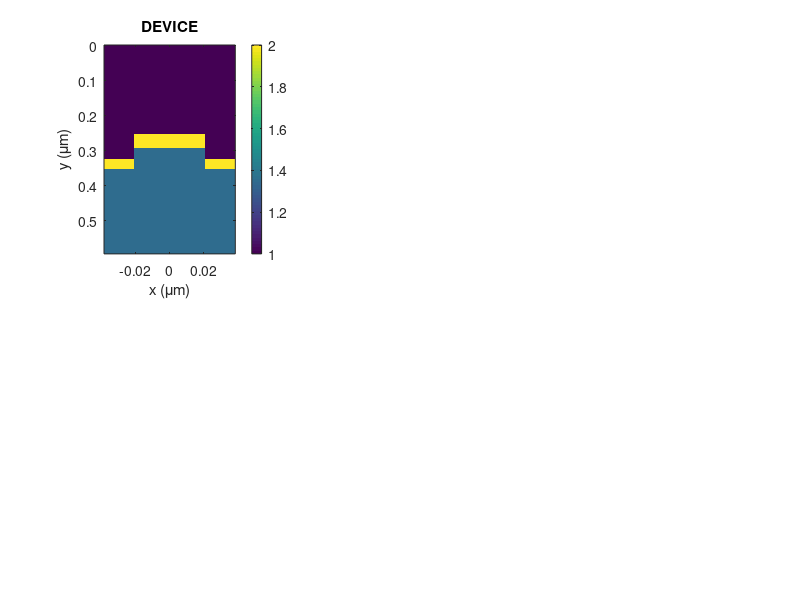

The MATLAB source for this figure: (Note: this script raises an error after producing the figure.)
% demo_polarizer
%
% This MATLAB code demonstrates the finite-difference frequency-domain
% method by modeling transmission and reflectance from a broadband 
% wire grid polarizer.
%
% See Phot. Technol. Lett., Vol. 22, No. 9, pp. 697-699, 2008
%
% Raymond C. Rumpf, Ph.D.
% Associate Professor of Electrical and Computer Engineering
% University of Texas at El Paso
% EL Paso, TX 79968
%
% Example code written for short course on
% "Introduction to Optical Simulation Using the Finite-Difference
% Frequency-Domain Method."

% INITIALIZE MATLAB
close all; clc;
clear all;

% UNITS
micrometers = 1;
nanometers  = micrometers / 1000;
radians     = 1;
degrees     = pi/180;

% INITIALIZE FIGURE WINDOW
ss = get(0,'ScreenSize');
figure('Position',[1 0.056*ss(4) ss(3) 0.87*ss(4)]);

%% DEFINE SIMULATION PARAMETERS

% SOURCE
LAMBDA = [0.3:0.05:10] * micrometers;     %wavelength range to simulate
theta  = 0 * degrees;                   %angle of incidence

% BROADBAND WIRE GRID POLARIZER
L  = 80 * nanometers;                   %polarizer grating period
h  = 60 * nanometers;                   %polarizer grating height
t1 = 40 * nanometers;                   %top metal layer thickness
t2 = 30 * nanometers;                   %bottom metal layer thickness
f  = 0.5;                               %grating duty cycle

n1 = 1.00;                              %refractive index of superstrate
n2 = 1.35;                              %refractive index of substrate
nm = 2 - 1i*20;                          %refractive index of metal

% GRID
nmax    = max(real([n1 n2 nm]));        %maximum refractive index
NRES    = 20;                           %grid resolution parameter
NPML    = 20;                           %size of perfectly matched layer
buf_ylo = 0.1 * micrometers;            %space between polarizer and PML
buf_yhi = 0.1 * micrometers;            %space between polarizer and PML

%% COMPUTE OPTIMIZED GRID

% INITIAL GRID RESOLUTION
dx = min(LAMBDA) /nmax/NRES;            %must resolve smallest wavelength
dy = dx;

% SNAP GRID TO CRITICAL DIMENSIONS
nx = ceil(L/dx);        dx = L/nx;      %snap x-grid to GMR period
ny = ceil(h/dy);        dy = h/ny;      %snap y-grid to GMR thickness

% GRID SIZE
Sx = L;                                 %physical size along x
Sy = buf_ylo + h + t1 + buf_yhi;        %physical size along y
Nx = round(Sx/dx);                      %grid size along x
Ny = round(Sy/dy) + 2*NPML;             %grid size along y

% ENSURE Nx IS ODD
Nx = 2*round(Nx/2) + 1;
dx = Sx/Nx;

% 2X GRID PARAMETERS
Nx2 = 2*Nx;                             %grid size is twice
Ny2 = 2*Ny;     

dx2 = dx/2;                             %grid spacing is halved
dy2 = dy/2;

% GRID AXES
xa  = [0:Nx-1]*dx;      xa  = xa - mean(xa);
ya  = [0:Ny-1]*dy;
xa2 = [0:Nx2-1]*dx2;    xa2 = xa2 - mean(xa2);
ya2 = [0:Ny2-1]*dy2;

% REPORT GRID SIZE
disp(['Grid size is:  Nx = ' num2str(Nx)]);
disp(['               Ny = ' num2str(Ny)]);

% CLEAR TEMPORARY VARIABLES
clear dx1 dy1 nx ny;

%% BUILD DEVICE ON 2X GRID

% COMPUTE STRUCTURE INDICES
nx1 = round((Nx2-f*L/dx2)/2);           %position of left of high index
nx2 = round((Nx2+f*L/dx2)/2);           %position of right of high index

ny1  = 2*NPML + round(buf_ylo/dy2);     %top of top metal layer
ny1  = 2*round(ny1/2) + 1;              %make position index odd
ny2  = ny1 + round(t1/dy2) - 1;         %bottom of top metal layer
ny3  = ny2 + 1;                         %top of grating
ny4  = ny3 + round(h/dy2) - 1;          %bottom of grating
ny3b = ny4 - round(t2/dy2) + 1;         %top of bottom metal layer

% BUILD POLARIZER
N2X = n1 * ones(Nx2,Ny2);               %initialize entire grid with n1
N2X(nx1:nx2,ny1:ny2)    = nm;           %top metal layer
N2X(nx1:nx2,ny3:ny4)    = n2;           %grating tooth
N2X(1:nx1-1,ny3b:ny4)   = nm;           %left bottom metal layer
N2X(nx2+1:Nx2,ny3b:ny4) = nm;           %left bottom metal layer
N2X(:,ny4+1:Ny2)        = n2;           %substrate

% SHOW DEVICE
subplot(2,3,1);
imagesc(xa/micrometers,ya/micrometers,real(N2X'));
xlabel('x (\mum)');
ylabel('y (\mum)');
title('DEVICE');
colorbar;
drawnow;

% COMPUTE DIELECTRIC AND MAGNETIC FUNCTIONS
ER2 = N2X.^2;                           %er = n^2
UR2 = ones(Nx2,Ny2);                    %no magnetic response

% CLEAR TEMPORARY VARIABLES
clear nx1 nx2 ny1 ny2 N2X;

%% SIMULATE DEVICE

% INITIALIZE RECORD VARIABLES
NLAM = length(LAMBDA);                  %determine how many simulations
REFE  = zeros(NLAM,1);                  %initialize reflection record
TRNE  = zeros(NLAM,1);                  %initialize transmission record
REFH  = zeros(NLAM,1);                  %initialize reflection record
TRNH  = zeros(NLAM,1);                  %initialize transmission record

% ITERATE OVER WAVELENGTH
for nlam = 1 : NLAM
    
    % Get Next Wavelength
    lam0 = LAMBDA(nlam);
    
    % Compute Source
    k0   = 2*pi/lam0;
    kinc = k0*n1*[sin(theta);cos(theta)];
    
    % Call FDFD2D
    RES2 = [dx2 dy2];
    [RE,TE,m,FE] = fdfd2d(lam0,UR2,ER2,RES2,NPML,kinc,'E');
    [RH,TH,m,FH] = fdfd2d(lam0,UR2,ER2,RES2,NPML,kinc,'H');
    
    % Record Transmission and Reflection Response (%)
    REFE(nlam) = 100*sum(RE(:));          %add all spatial harmonics
    TRNE(nlam) = 100*sum(TE(:));          %   to compute total power
    REFH(nlam) = 100*sum(RH(:));          %add all spatial harmonics
    TRNH(nlam) = 100*sum(TH(:));          %   to compute total power
    
    % Show Field
    subplot(232);
    imagesc(xa/micrometers,ya/micrometers,real(FE)');
    xlabel('x (\mum)');
    ylabel('y (\mum)');
    title('E_z FIELD');
    colorbar;
    
    subplot(233);
    imagesc(xa/micrometers,ya/micrometers,real(FH)');
    xlabel('x (\mum)');
    ylabel('y (\mum)');
    title('H_z FIELD');
    colorbar;
    
    % Show Spectra
    subplot(2,3,4:6);
    plot(LAMBDA(1:nlam),REFE(1:nlam),'-r'); hold on;
    plot(LAMBDA(1:nlam),TRNE(1:nlam),'-b');
    plot(LAMBDA(1:nlam),REFH(1:nlam),':r');
    plot(LAMBDA(1:nlam),TRNH(1:nlam),':b'); hold off;
    axis([min(LAMBDA) max(LAMBDA) 0 105]);
    legend('E_{ref}','E_{trn}','H_{ref}','H_{trn}','Location','NorthEastOutside');
    xlabel('Wavelength (\mum)');
    ylabel('%   ','Rotation',0);
    title('SPECTRAL RESPONSE');
    
    drawnow;                            %update graphics now!
end





